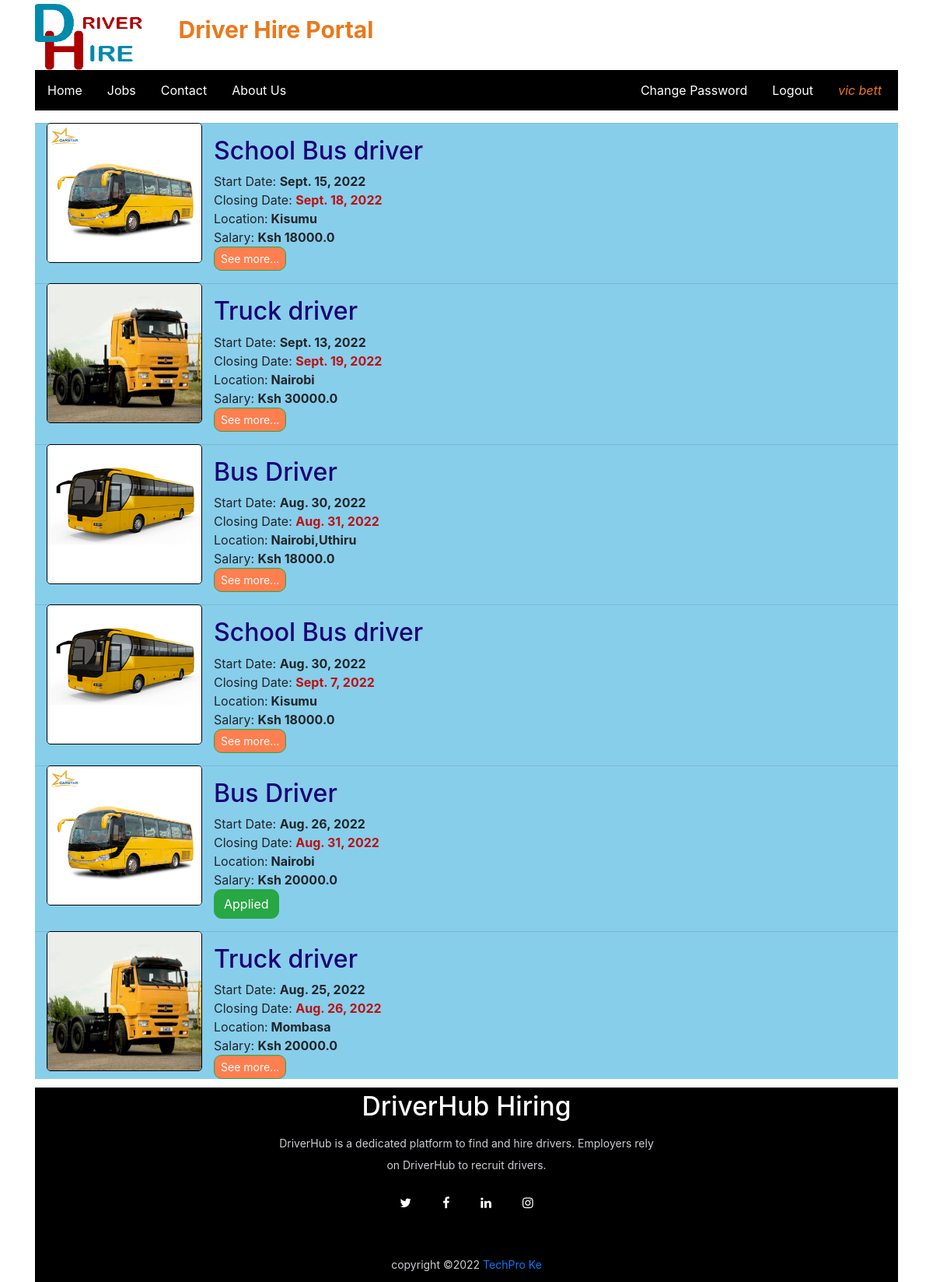
The app's page /user_jobs (signed in) with its own data.
### driverjob/models.py (models this page shows, shortened)
class Job(models.Model):
    employer=models.ForeignKey(Employer,on_delete=models.CASCADE)
    start_date =models.DateField()
    end_date =models.DateField()
    title = models.CharField(max_length=100)
    salary =models.FloatField(max_length=20)
    image = models.FileField(null=True)
    description =models.CharField(max_length=200)
    experience =models.CharField(max_length=100)
    location =models.CharField(max_length=100)
    creationdate =models.DateField()

### driverjob/views.py (the view)
# urls.py: path('user_jobs', user_jobs, name="user_jobs"),
def user_jobs(request):
    if not request.user.is_authenticated:
        return redirect('user_login')
    job = Job.objects.all().order_by('-start_date')
    user = request.user
    driver = DriverUser.objects.get(user=user)
    data = Apply.objects.filter(driver=driver)
    li=[]
    for i in data:
        li.append(i.job.id)
    d = {'job':job,'li':li}
    return render(request, 'user_jobs.html',d)

### driverjob/templates/user_jobs.html
{% load static %}
{% block body %}
{% include 'user_navigation.html' %}
<link rel="stylesheet" href="{% static 'css/style.css'%}">
<div style="background-color: skyblue; margin-top: 10px; margin-bottom: 10px;">
{% for i in job %}
<section class="wrapper bg-light-pink" id="features-grid">
   <div class="features-grid-container">
     <div class="d-flex-r features-grid-row" id="row">
        <div class="features-grid-row-img ">
            <img style="border-radius:5px ;" src="{{i.image.url}}" id="hp" alt="" height="180" width="200" />
        </div>
        <hr>
        <div class="features-grid-row-text" >
                <div>
                    <p style="color: black; text-align: center;">
                        <h2 style="color:rgb(25, 0, 117) ;" class=" font-x2">
                        {{i.title}}
                        </h2>
                        Start Date: <b>{{i.start_date}}</b> <br>
                        Closing Date: <span style="color: rgb(190, 16, 16);"><b>{{i.end_date}}</b></span> <br>
                        Location:<b> {{i.location}}</b> <br>
                        Salary: <b>Ksh {{i.salary}}</b> <br>
                        {% if i.id in li %}
                        <span style="border-radius: 10px;" class="btn btn-success mr-2">Applied</span>
                        {% else %}
                        <a style="text-decoration: none; border-radius: 10px; background-color: coral;" class="btn btn-success btn-sm" href="{% url 'job_details' i.id %}" >See more...</a>
                        {% endif %}
                    </p>
             </div>
        </div>
    </div>
</div>
</section>
{% endfor %}
</div>
{% include 'footer.html' %}
{% endblock %}

### driverjob/templates/user_navigation.html (shortened to what this page needs)
<html>
    <head>
        <link rel="stylesheet" href="https://cdn.jsdelivr.net/npm/bootstrap@4.6.1/dist/css/bootstrap.min.css">
        {% load static %}
        <link rel="stylesheet" href="{% static 'css/style.css'%}">
      </head>
    </head>
    <body>
        <div class="container">
                    <img src="{% static 'images/logo.png' %}" width="180px" height="90px">
                    <span style="font-weight: bold; font-size: 30px;">
                    <span style="color: #eb781b; text-align: center;">Driver Hire Portal</span>
                </span>
        <ul>
            <li><a style="text-decoration: none;" href="{% url 'user_home' %}">Home</a></li>
            <li><a style="text-decoration: none;" href="{% url 'user_jobs' %}">Jobs</a></li>
            <li><a style="text-decoration: none;"  href="{% url 'index' %}">Contact</a></li>
           <li><a style="text-decoration: none;"  href="{% url 'index' %}">About Us</a></li>
           <li style="float:right;"><i><a href="{% url 'user_profile' %}" style=" color:#eb781b; margin-right: 5px; text-decoration: none;">{{request.user.first_name}} {{request.user.last_name}}</a></i></li>
           <li style="float:right;"><a style="text-decoration: none;" href="{% url 'Logout' %}"> Logout</a></li>
           <li style="float:right;"><a style="text-decoration: none;" href="{% url 'change_userpwd' %}"> Change Password</a></li>
          </ul>
    </body>
</html>

### driverjob/static/css/style.css (style rules this page uses)
ul { list-style-type: none; margin: 0; padding: 0; overflow: hidden; background-color: rgb(241, 133, 10); }
li { float: left; }
li a { display: block; color: white; text-align: center; padding: 14px 16px; text-decoration: none; }
#hp { float: left; padding: auto; margin:0 15px 0 15px; border:0.5px solid black; }

### driverjob/static/css/footer.css (style rules this page uses)
p { max-width: 500px; margin: 10px auto; line-height: 28px; font-size: 14px; color: #cacdd2; text-align: center; }
ul { list-style-type: none; margin: 0; padding: 0; overflow: hidden; background-color: black; }

### records on screen
Job: image (picture), title "School Bus driver", start_date "Sept. 15, 2022", end_date "Sept. 18, 2022", location "Kisumu", salary "18000.0", shows "See more..."
Job: image (picture), title "Truck driver", start_date "Sept. 13, 2022", end_date "Sept. 19, 2022", location "Nairobi", salary "30000.0", shows "See more..."
Job: image (picture), title "Bus Driver", start_date "Aug. 30, 2022", end_date "Aug. 31, 2022", location "Nairobi,Uthiru", salary "18000.0", shows "See more..."
Job: image (picture), title "School Bus driver", start_date "Aug. 30, 2022", end_date "Sept. 7, 2022", location "Kisumu", salary "18000.0", shows "See more..."
Job: image (picture), title "Bus Driver", start_date "Aug. 26, 2022", end_date "Aug. 31, 2022", location "Nairobi", salary "20000.0", shows "Applied"
Job: image (picture), title "Truck driver", start_date "Aug. 25, 2022", end_date "Aug. 26, 2022", location "Mombasa", salary "20000.0", shows "See more..."

### other values on screen
{{ request.user.first_name }} "vic"
{{ request.user.last_name }} "bett"
